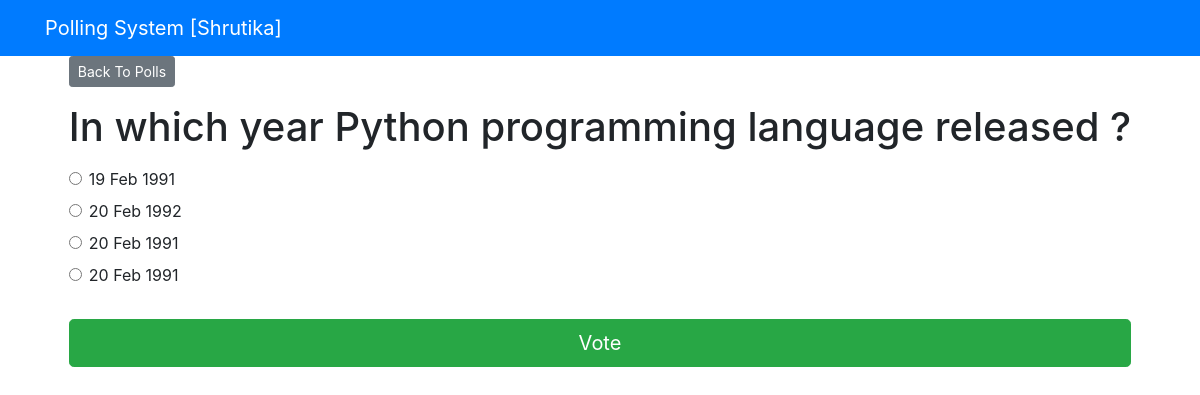
Screenshot of /polls/7/ with the database file from the repository.
### pollApp/models.py (models this page shows, shortened)
class Question(models.Model):
    question_text = models.CharField(max_length = 300)
    pub_date = models.DateTimeField('date published')

class Choice(models.Model):
    question = models.ForeignKey(Question, on_delete = models.CASCADE)
    choice_text = models.CharField(max_length = 200)
    votes = models.IntegerField(default=0)

### pollApp/views.py (the view)
# urls.py: path('<int:question_id>/', views.detail, name='detail'),
def detail(request, question_id):
    try:
        question = Question.objects.get(pk = question_id)
    except Question.DoesNotExist:
        raise Http404('Question does not exist')
    return render(request, 'polls/detail.html',
                    {'question': question})

### templates/polls/detail.html (shortened to what this page needs)
{% extends 'base.html' %}
{% block content %}
<a class ="btn btn-secondary btn-sm mb-3" href ="{% url 'polls:index' %}">Back To Polls</a>
<h1 class ="text-center mb-3">{{ question.question_text }}</h1>
<form action ="{% url 'polls:vote' question.id %}" method ="post">
	{% for choice in question.choice_set.all %}
	<div class ="form-check">
		<input type ="radio" name ="choice" class ="form-check-input" id ="choice{{ forloop.counter }}"
			value ="{{ choice.id }}" />
		<label for ="choice{{ forloop.counter }}">{{ choice.choice_text }}</label>
	</div>
	{% endfor %}
	<input type ="submit" value ="Vote" class ="btn btn-success btn-lg btn-block mt-4" />
</form>
{% endblock %}

### rows the page displays
Question: question_text "In which year Python programming language released ?"
Choice: choice_text "19 Feb 1991"
Choice: choice_text "20 Feb 1992"
Choice: choice_text "20 Feb 1991"
Choice: choice_text "20 Feb 1991"
